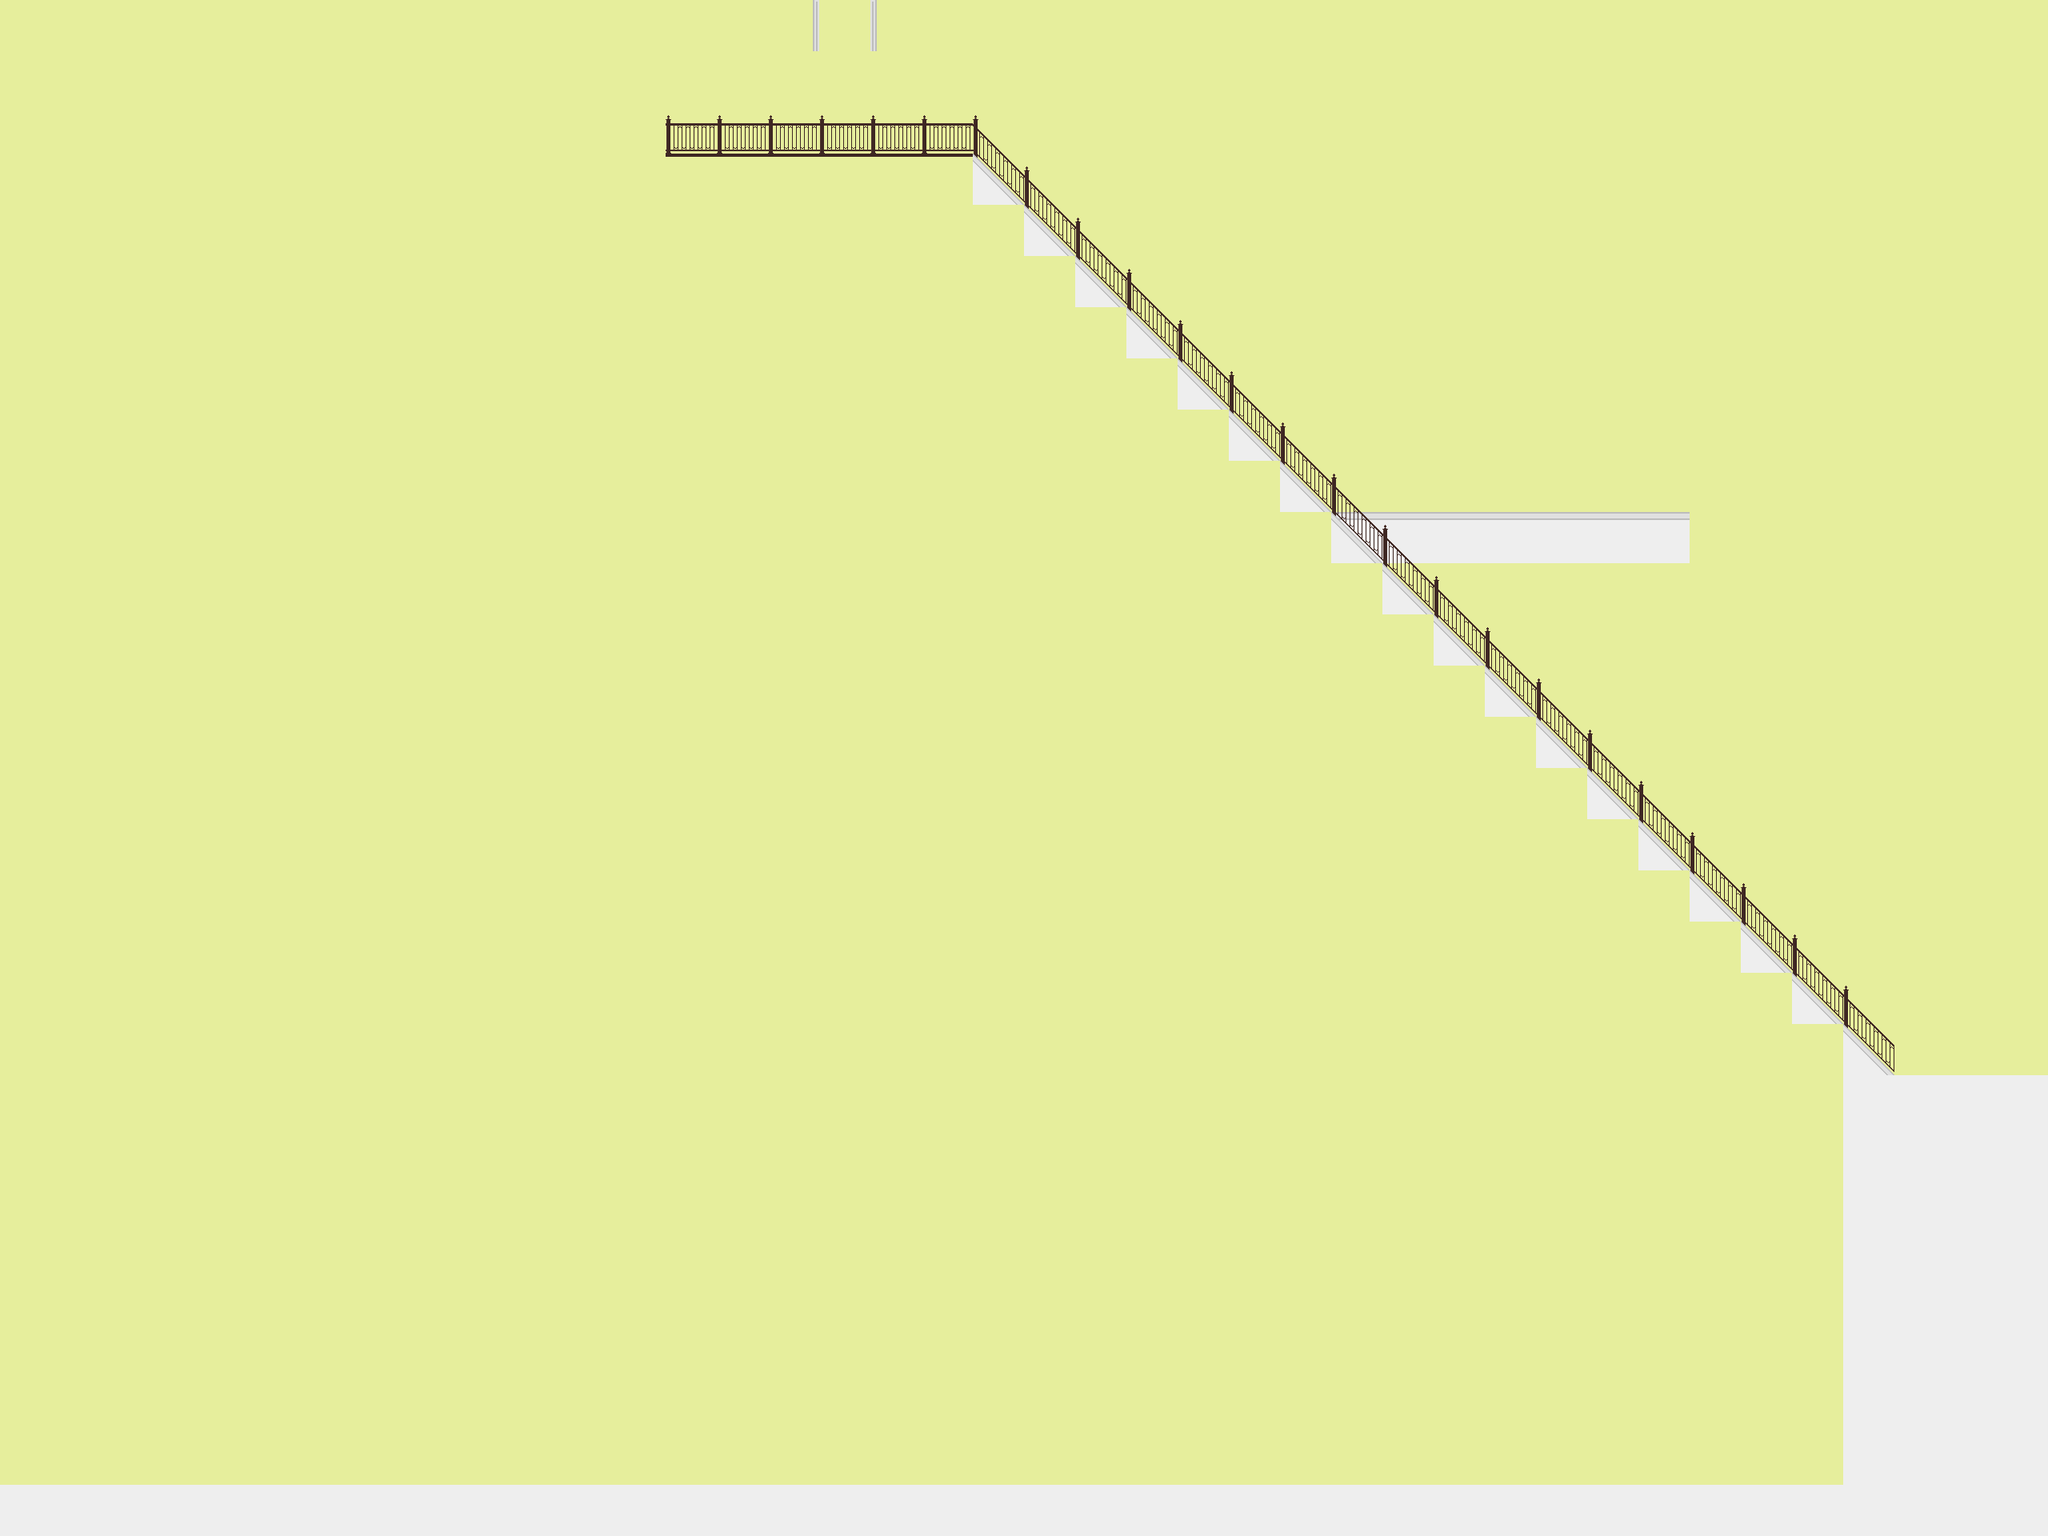

Below is a game level as drawn by its tile map, then a one-line description and the .tmx that defines it (tile-layer data replaced by summaries):
An orthogonal 40x30 tile map with 64x64 px tiles, 3 tile layers (bg, bot, foreground), 2 tilesets and 10 objects (up, right, death, upOnly, dummy, ...).

<map version="1.0" orientation="orthogonal" renderorder="right-down" width="40" height="30" tilewidth="64" tileheight="64" nextobjectid="112">
 <tileset firstgid="1" name="testtiles" tilewidth="64" tileheight="64" tilecount="100">
  <image source="../graphics/testtiles.png" width="640" height="640" />
 </tileset>
 <tileset firstgid="101" name="testtiles2" tilewidth="64" tileheight="64" tilecount="100">
  <image source="../graphics/testtiles2.png" width="640" height="640" />
 </tileset>
 <layer name="bg" width="40" height="30">
  <data>[1200 cells, 1200 non-empty, 2 distinct tile ids]</data>
 </layer>
 <layer name="bot" width="40" height="30">
  <data>[1200 cells, 122 non-empty, 7 distinct tile ids]</data>
 </layer>
 <layer name="foreground" width="40" height="30">
  <data>[1200 cells, 0 non-empty, 0 distinct tile ids]</data>
 </layer>
 <objectgroup name="col" visible="0">
  <object id="56" x="2560" y="1344">
   <polyline points="0,0 -256,0 -256,512" />
  </object>
  <object id="69" x="832" y="192">
   <polyline points="0,0 383.5,0" />
  </object>
  <object id="102" x="832" y="0">
   <polyline points="0,0 0,192" />
  </object>
  <object id="108" x="1216" y="192">
   <polyline points="0,0 1152,1152" />
  </object>
 </objectgroup>
 <objectgroup name="doors" visible="0">
  <object id="30" name="up" gid="42" x="1024" y="64" width="64" height="64" />
  <object id="55" name="right" gid="42" x="2496" y="1280" width="64" height="64" />
 </objectgroup>
 <objectgroup name="objects" visible="0">
  <object id="83" type="death" x="2309.09" y="1860.61">
   <polyline points="0,0 -2309.09,-4.60606" />
  </object>
  <object id="109" type="upOnly" x="1664" y="640">
   <polyline points="0,0 448,0" />
  </object>
  <object id="110" name="Peter Johnson" type="dummy" gid="43" x="2003" y="600" width="64" height="64" />
  <object id="111" name="delivery" type="cutscene" gid="24" x="2012" y="598" width="64" height="64">
   <properties>
    <property name="distance" value="20000" />
   </properties>
  </object>
 </objectgroup>
 <objectgroup name="enemies" visible="0" />
 <objectgroup name="temp" visible="0" />
</map>
